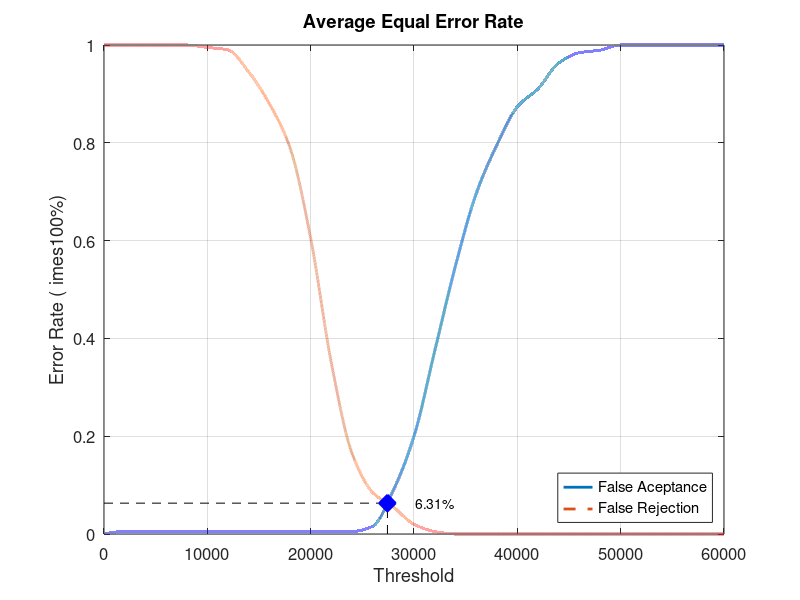
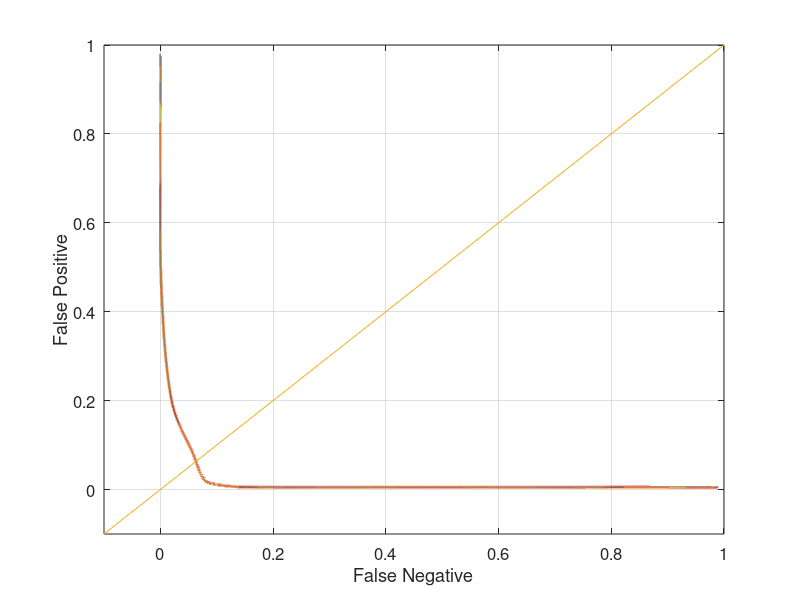

Source code (MATLAB) for these figures, in order:
close all;
clear;
clc;
x = 0:2000:60000;
xq = 0:0.5:60000;

y0 = [0 0.00526316 0.00526316 0.00526316 0.00526316 0.00526316 0.00526316 0.00526316 0.00526316 0.00526316 0.00526316 0.00526316 0.00526316 0.0157895 0.0894737 0.2 0.373684 0.547368 0.694737 0.794737 0.873684 0.910526 0.963158 0.984211 0.989474 1 1 1 1 1 1]
yy0 = interp1(x, y0, xq, 'pchip');
y1 = [1 1 1 1 1 0.995 0.99 0.945 0.88 0.79 0.605 0.35 0.165 0.085 0.055 0.02 0.005 0 0 0 0 0 0 0 0 0 0 0 0 0 0]
yy1 = interp1(x, y1, xq, 'pchip');

% Calculating EER: 
y2 = abs(y0 - y1);
find(y2 == min(y2))
yy2 = abs(yy0 - yy1);
xEER = find(yy2 == min(yy2));
xEERIndex = xq(xEER) % X-axis EER
yEER = yy0(xEER) % Y-axis EER

main = figure
plot(xq, yy0,'-','LineWidth', 2);	hold on
plot(xq, yy1,'--','LineWidth', 2);	hold on
plot([xEERIndex xEERIndex], [0 yEER], 'k--');	hold on
plot([0 xEERIndex], [yEER yEER], 'k--');	hold on
plot(xEERIndex, yEER, 'bx', 'LineWidth', 10);	hold on
text(xEERIndex + 10 * xEERIndex / 100, yEER, [num2str(round((10000 * yEER)) / 100) '%'])
legend('False Aceptance', 'False Rejection', 'Location', 'SouthEast')
xlabel('Threshold')
ylabel('Error Rate (	imes100%)')
title('Average Equal Error Rate')
set(gca, 'FontSize', 12)
axis([0 60000 0 1])
grid on

print(main, 'Database2_1Main', '-dpng');
FNRxFPR = figure('Color', [1 1 1]);
plot(yy1, yy0, '-', yy1, yy0, 'LineWidth', 2);
hold on
y = -0.1:0.1:1
plot(y, y); 
set(gca, 'FontSize', 12)
xlabel('False Negative')
ylabel('False Positive')
axis([-0.1 1 -0.1 1])
set(gca, 'FontSize', 12)
grid on

print(FNRxFPR, 'Database2_1FNRxFPR','-dpng');
